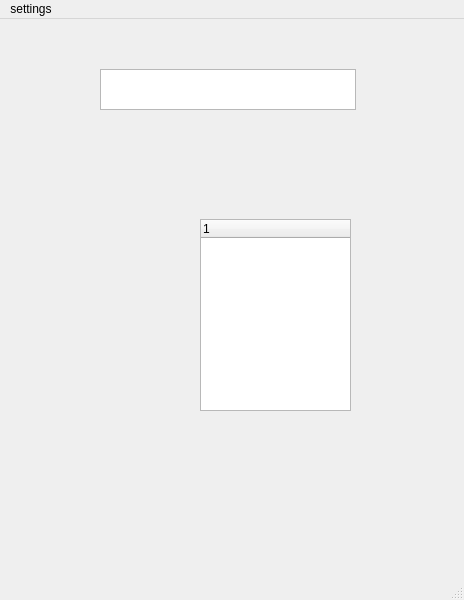
<?xml version="1.0" encoding="UTF-8"?>
<ui version="4.0">
 <class>MainWindow</class>
 <widget class="QMainWindow" name="MainWindow">
  <property name="geometry">
   <rect>
    <x>0</x>
    <y>0</y>
    <width>464</width>
    <height>600</height>
   </rect>
  </property>
  <property name="windowTitle">
   <string>MainWindow</string>
  </property>
  <widget class="QWidget" name="centralwidget">
   <widget class="QListWidget" name="listWidget">
    <property name="geometry">
     <rect>
      <x>100</x>
      <y>50</y>
      <width>256</width>
      <height>41</height>
     </rect>
    </property>
   </widget>
   <widget class="QTreeWidget" name="treeWidget">
    <property name="geometry">
     <rect>
      <x>200</x>
      <y>200</y>
      <width>151</width>
      <height>192</height>
     </rect>
    </property>
    <column>
     <property name="text">
      <string notr="true">1</string>
     </property>
    </column>
   </widget>
  </widget>
  <widget class="QMenuBar" name="menubar">
   <property name="geometry">
    <rect>
     <x>0</x>
     <y>0</y>
     <width>464</width>
     <height>21</height>
    </rect>
   </property>
   <widget class="QMenu" name="menusettings">
    <property name="title">
     <string>settings</string>
    </property>
   </widget>
   <addaction name="menusettings"/>
  </widget>
  <widget class="QStatusBar" name="statusbar"/>
 </widget>
 <resources/>
 <connections/>
</ui>
